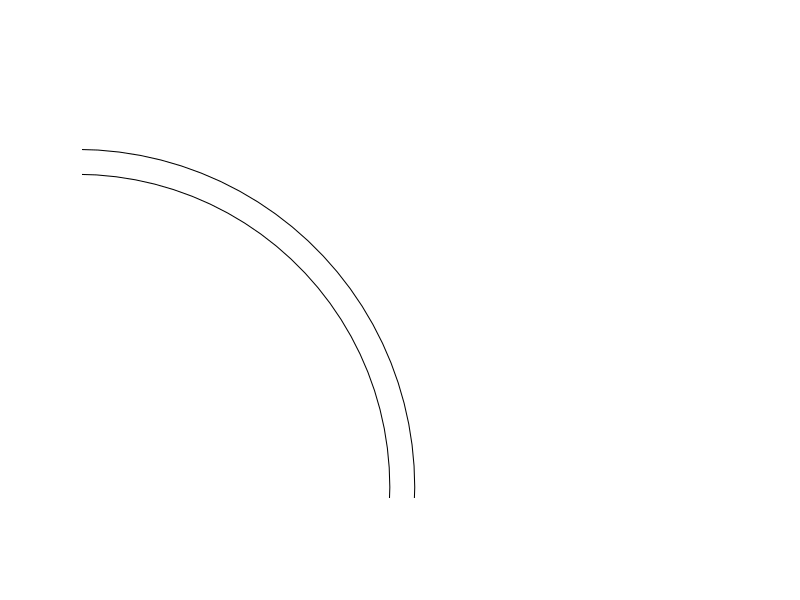
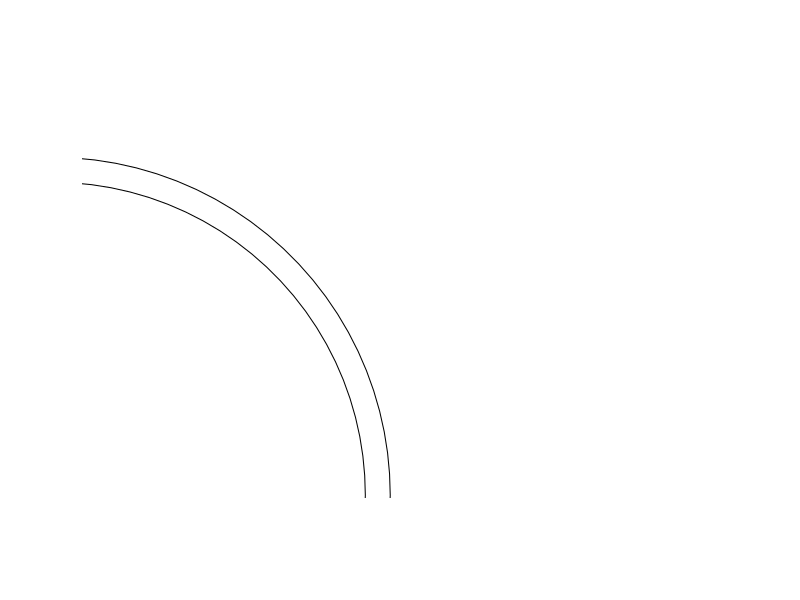
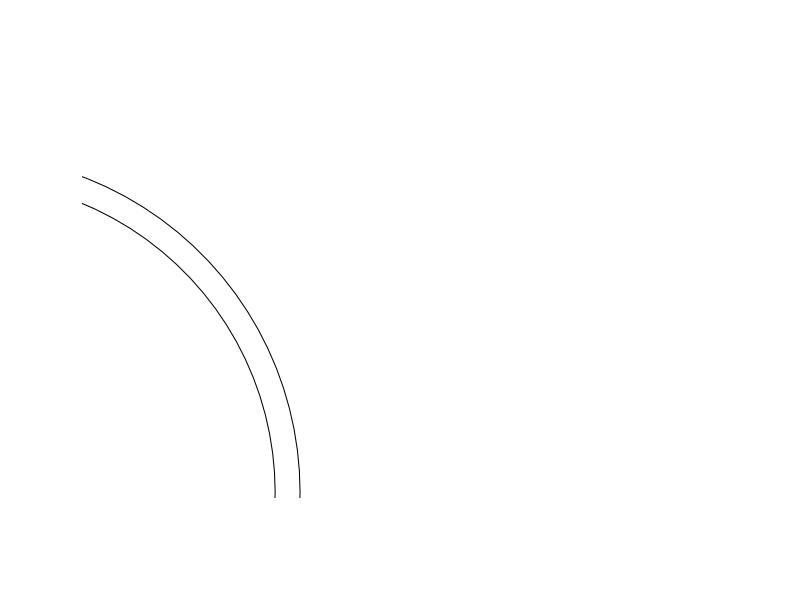
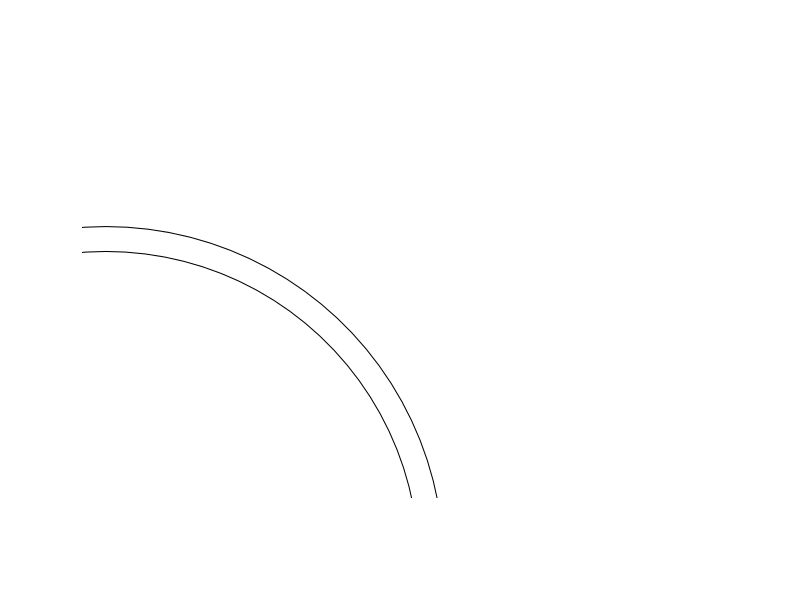
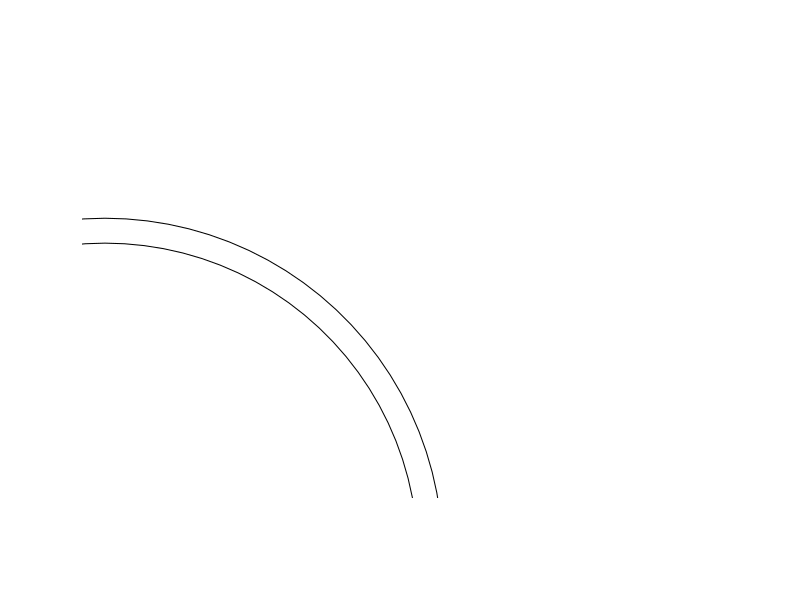
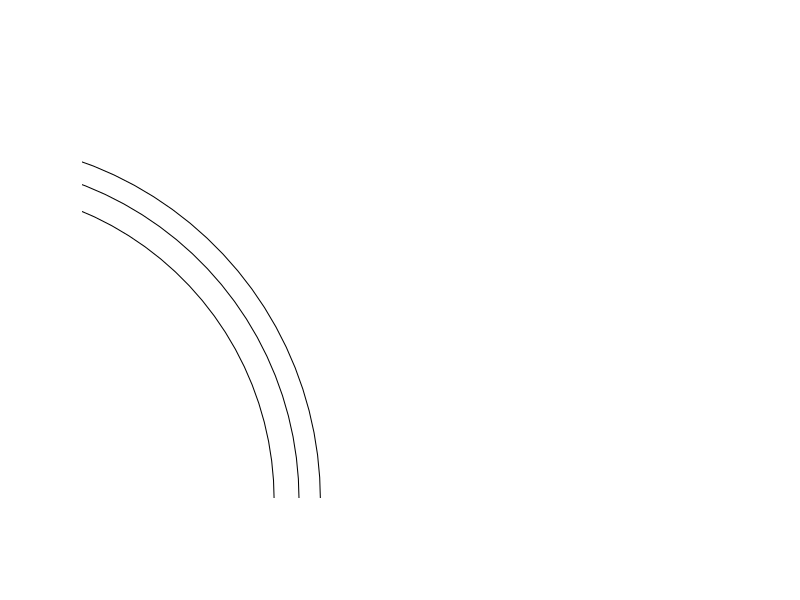
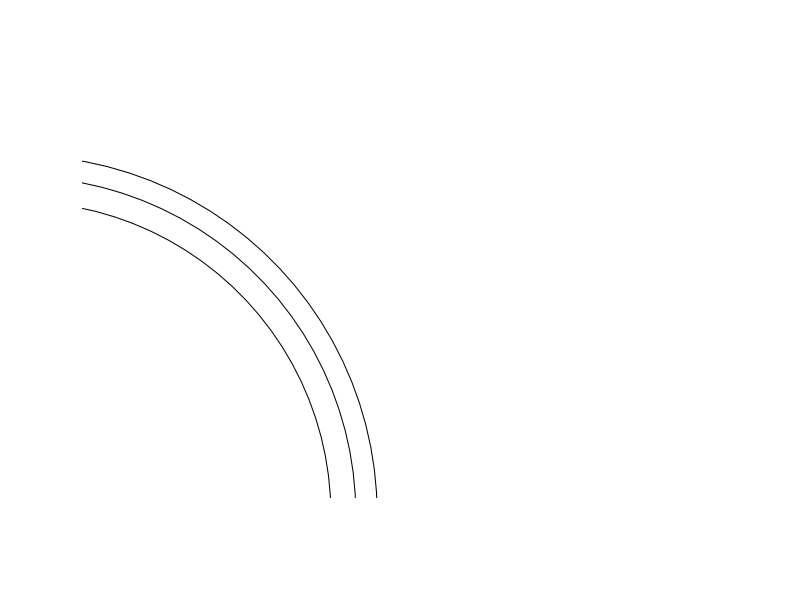
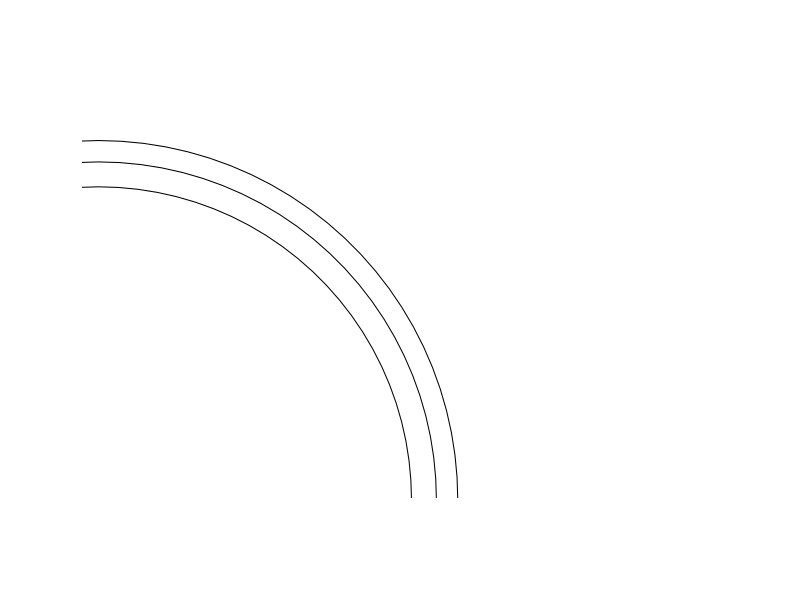

The R source for these figures, in order: (Note: this script raises an error after producing the figures.)
library(plotrix)

dR = function(R, Q=1) {
   Q/(4 * pi * R^2)
}

# PURPOSE create a library of images

# Where store the images
StorageDIR = "/tmp"

# How many images per category
n.images = 5

# range of number of circles
range.n = c(2,10)

for(n.rayons in seq(range.n[1], range.n[2])){

dir.create(paste(StorageDIR, "/", as.character(n.rayons), sep = ""), showWarnings = FALSE)

rayons = c(1, rep(NA,n.rayons-1))

for(i in 2:length(rayons)){

rayons[i] = rayons[i-1] + dR(rayons[i-1])
}

for(i in 1:n.images){

jpeg(filename =  paste(StorageDIR, "/", as.character(n.rayons), "/", "img", i, ".jpg", sep = ""))
plot(1,1, type = "n", xlim = c(0,2), ylim = c(0,2), axes = FALSE, xlab = "", ylab = "")
draw.circle(runif(1, -0.5, 0), runif(1, -0.5, 0), rayons)
dev.off()
}
}



